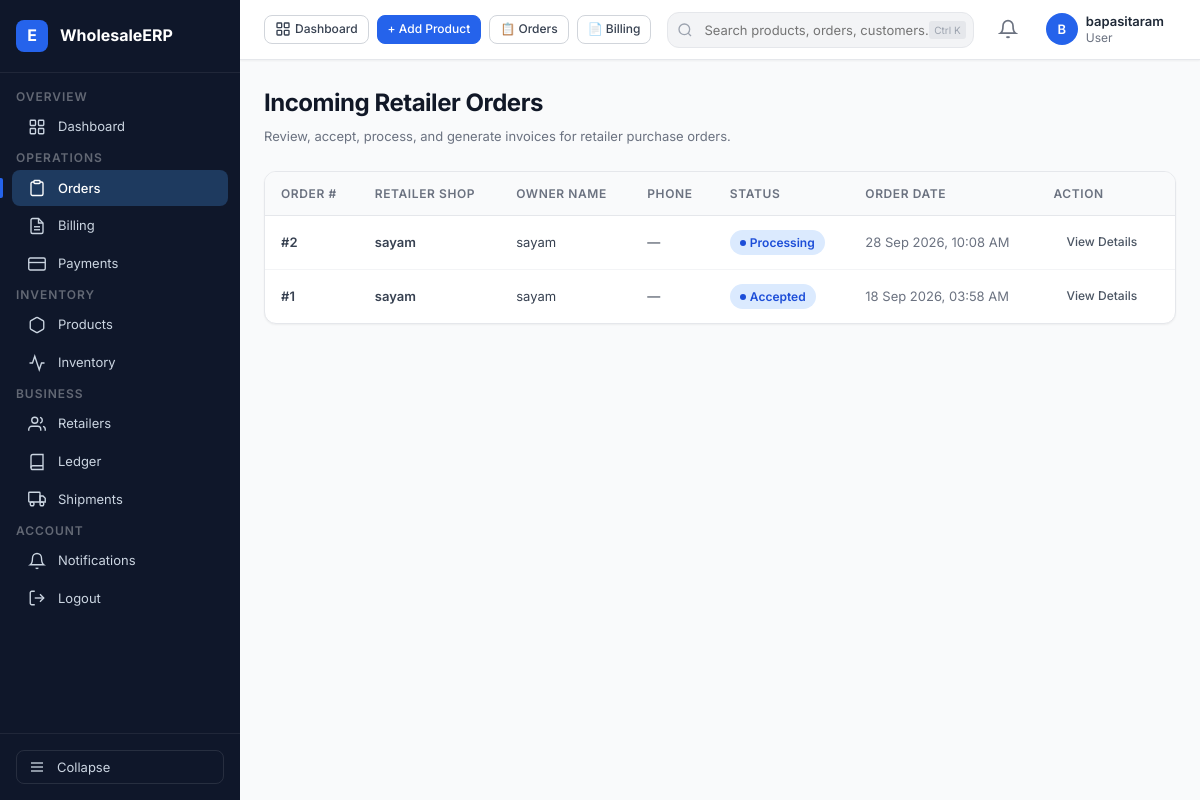
/orders/wholesaler/orders/ (signed in), run on the app's committed database.
### orders/models.py (models this page shows, shortened)
class Order(models.Model):
    STATUS_CHOICES = [
        ("PENDING","Pending"),
        ("ACCEPTED","Accepted"),
        ("WAITING_FOR_STOCK", "Waiting for Stock"),
        ("REJECTED","Rejected"),
        ("PROCESSING","Processing"),
        ("SHIPPED","Shipped"),
        ("DELIVERED","Delivered"),
        ("CANCELLED","Cancelled"),
    ]
    retailer = models.ForeignKey(
        RetailerProfile,
        on_delete=models.CASCADE,
        related_name="orders"
    )
    wholesaler = models.ForeignKey(
        WholesalerProfile,
        on_delete=models.CASCADE,
        related_name="orders"
    )
    status = models.CharField(
        max_length=30,
        choices = STATUS_CHOICES,
        default="PENDING"
    )
    order_date = models.DateTimeField(
        auto_now_add=True
    )
    notes = models.TextField(
        blank=True
    )

### accounts/models.py (models this page shows, shortened)
class RetailerProfile(models.Model):
    user = models.OneToOneField(
        User,
        on_delete=models.CASCADE,
        related_name="retailer_profile"
    )
    shop_name = models.CharField(max_length=200)
    owner_name = models.CharField(max_length=200)
    phone = models.CharField(max_length=15)
    gst_number = models.CharField(
        max_length=15,
        blank=True,
        null=True
    )
    address = models.TextField()
    city = models.CharField(max_length=100)
    state = models.CharField(max_length=100)
    pincode = models.CharField(max_length=10)
    created_at = models.DateTimeField(auto_now_add=True)

### orders/views.py (the view)
@login_required
def wholesaler_orders(request):
    wholesaler = request.user.wholesaler_profile
    orders = (
        Order.objects
        .filter(wholesaler = wholesaler)
        .select_related("retailer")
        .prefetch_related("items__product")
        .order_by("-order_date")
    )
    return render(
        request,
        "orders/wholesaler_orders.html",
        {
            "orders": orders
        }
    )

### templates/orders/wholesaler_orders.html (shortened to what this page needs)
{% extends 'base.html' %}
{% block content %}
<div class="page-header">
  <div class="page-header-left">
    <h1 class="page-title">Incoming Retailer Orders</h1>
    <p class="page-subtitle">Review, accept, process, and generate invoices for retailer purchase orders.</p>
  </div>
</div>
<div class="card">
  <div class="table-wrap">
    <table class="table">
      <thead>
        <tr>
          <th>Order #</th>
          <th>Retailer Shop</th>
          <th>Owner Name</th>
          <th>Phone</th>
          <th>Status</th>
          <th>Order Date</th>
          <th>Action</th>
        </tr>
      </thead>
      <tbody>
        {% for order in orders %}
        <tr class="table-row-link" data-href="{% url 'wholesaler_order_detail' order.id %}">
          <td class="text-bold">#{{ order.id }}</td>
          <td class="text-bold">{{ order.retailer.shop_name }}</td>
          <td>{{ order.retailer.owner_name }}</td>
          <td>{{ order.retailer.phone|default:"—" }}</td>
          <td>
            {% if order.status == 'PENDING' %}
              <span class="badge badge-amber">Pending</span>
            {% elif order.status == 'ACCEPTED' %}
              <span class="badge badge-blue">Accepted</span>
            {% elif order.status == 'PROCESSING' %}
              <span class="badge badge-blue">Processing</span>
            {% elif order.status == 'DELIVERED' %}
              <span class="badge badge-green">Delivered</span>
            {% elif order.status == 'REJECTED' %}
              <span class="badge badge-red">Rejected</span>
            {% elif order.status == 'WAITING_FOR_STOCK' %}
              <span class="badge badge-gray">Waiting Stock</span>
            {% else %}
              <span class="badge badge-gray">{{ order.get_status_display }}</span>
            {% endif %}
          </td>
          <td class="text-muted">{{ order.order_date|date:"d M Y, h:i A" }}</td>
          <td>
            <a href="{% url 'wholesaler_order_detail' order.id %}" class="btn btn-ghost btn-sm">View Details</a>
          </td>
        </tr>
        {% empty %}
        <tr>
          <td colspan="7" class="text-center text-muted" style="padding: 32px;">No incoming orders received yet</td>
        </tr>
        {% endfor %}
      </tbody>
    </table>
  </div>
</div>
{% endblock %}

### templates/base.html (shortened to what this page needs)
{% load static %}
<!DOCTYPE html>
<html lang="en">
<head>
  <link rel="stylesheet" href="{% static 'css/styles.css' %}">
</head>
<body>
<div class="app-shell">
  <aside class="sidebar" id="sidebar">
    <a href="{% url 'dashboard' %}" class="sidebar-logo" style="text-decoration: none;">
      <div class="logo-icon">E</div>
      <span class="logo-text">WholesaleERP</span>
    </a>
    <nav class="sidebar-nav">
      {% if request.user.is_authenticated %}
        {% if user_role == 'WHOLESALER' or request.user.wholesaler_profile %}
          <span class="nav-section-label">Overview</span>
          <a href="{% url 'dashboard' %}" class="nav-item" data-href="/accounts/dashboard/">
            <svg viewBox="0 0 24 24" fill="none" stroke="currentColor" stroke-width="1.8">
              <rect x="3" y="3" width="7" height="7" rx="1"/><rect x="14" y="3" width="7" height="7" rx="1"/>
              <rect x="3" y="14" width="7" height="7" rx="1"/><rect x="14" y="14" width="7" height="7" rx="1"/>
            </svg>
            <span class="nav-label">Dashboard</span>
          </a>
          <span class="nav-section-label">Operations</span>
          <a href="{% url 'wholesaler_orders' %}" class="nav-item" data-href="/orders/wholesaler/">
            <svg viewBox="0 0 24 24" fill="none" stroke="currentColor" stroke-width="1.8">
              <path d="M16 4h2a2 2 0 0 1 2 2v14a2 2 0 0 1-2 2H6a2 2 0 0 1-2-2V6a2 2 0 0 1 2-2h2"/>
              <path d="M15 2H9a1 1 0 0 0-1 1v2a1 1 0 0 0 1 1h6a1 1 0 0 0 1-1V3a1 1 0 0 0-1-1z"/>
            </svg>
            <span class="nav-label">Orders</span>
          </a>
          <a href="{% url 'invoice_list' %}" class="nav-item" data-href="/billing/">
            <svg viewBox="0 0 24 24" fill="none" stroke="currentColor" stroke-width="1.8">
              <path d="M14 2H6a2 2 0 0 0-2 2v16a2 2 0 0 0 2 2h12a2 2 0 0 0 2-2V8z"/>
              <polyline points="14 2 14 8 20 8"/>
              <line x1="16" y1="13" x2="8" y2="13"/><line x1="16" y1="17" x2="8" y2="17"/>
            </svg>
            <span class="nav-label">Billing</span>
          </a>
          <a href="{% url 'payment_list' %}" class="nav-item" data-href="/payments/">
            <svg viewBox="0 0 24 24" fill="none" stroke="currentColor" stroke-width="1.8">
              <rect x="1" y="4" width="22" height="16" rx="2" ry="2"/>
              <line x1="1" y1="10" x2="23" y2="10"/>
            </svg>
            <span class="nav-label">Payments</span>
          </a>
          <span class="nav-section-label">Inventory</span>
          <a href="{% url 'product_list' %}" class="nav-item" data-href="/products/">
            <svg viewBox="0 0 24 24" fill="none" stroke="currentColor" stroke-width="1.8">
              <path d="M21 16V8a2 2 0 0 0-1-1.73l-7-4a2 2 0 0 0-2 0l-7 4A2 2 0 0 0 3 8v8a2 2 0 0 0 1 1.73l7 4a2 2 0 0 0 2 0l7-4A2 2 0 0 0 21 16z"/>
            </svg>
            <span class="nav-label">Products</span>
          </a>
          <a href="{% url 'stock_list' %}" class="nav-item" data-href="/products/stock/">
            <svg viewBox="0 0 24 24" fill="none" stroke="currentColor" stroke-width="1.8">
              <polyline points="22 12 18 12 15 21 9 3 6 12 2 12"/>
            </svg>
            <span class="nav-label">Inventory</span>
          </a>
          <span class="nav-section-label">Business</span>
          <a href="{% url 'retailer_list' %}" class="nav-item" data-href="/accounts/retailers/">
            <svg viewBox="0 0 24 24" fill="none" stroke="currentColor" stroke-width="1.8">
              <path d="M17 21v-2a4 4 0 0 0-4-4H5a4 4 0 0 0-4 4v2"/>
              <circle cx="9" cy="7" r="4"/>
              <path d="M23 21v-2a4 4 0 0 0-3-3.87"/><path d="M16 3.13a4 4 0 0 1 0 7.75"/>
            </svg>
            <span class="nav-label">Retailers</span>
          </a>
          <a href="{% url 'payment_ledger' %}" class="nav-item">
            <svg viewBox="0 0 24 24" fill="none" stroke="currentColor" stroke-width="1.8">
              <path d="M4 19.5A2.5 2.5 0 0 1 6.5 17H20"/><path d="M6.5 2H20v20H6.5A2.5 2.5 0 0 1 4 19.5v-15A2.5 2.5 0 0 1 6.5 2z"/>
            </svg>
            <span class="nav-label">Ledger</span>
          </a>
          <a href="{% url 'shipment_list' %}" class="nav-item">
            <svg viewBox="0 0 24 24" fill="none" stroke="currentColor" stroke-width="1.8">
              <rect x="1" y="3" width="15" height="13" rx="1"/>
              <path d="M16 8h4l3 3v5h-7V8z"/><circle cx="5.5" cy="18.5" r="2.5"/><circle cx="18.5" cy="18.5" r="2.5"/>
            </svg>
            <span class="nav-label">Shipments</span>
          </a>
        {% endif %}
        <span class="nav-section-label">Account</span>
        <a href="{% url 'notifications' %}" class="nav-item">
          <svg viewBox="0 0 24 24" fill="none" stroke="currentColor" stroke-width="1.8">
            <path d="M18 8A6 6 0 0 0 6 8c0 7-3 9-3 9h18s-3-2-3-9"/><path d="M13.73 21a2 2 0 0 1-3.46 0"/>
          </svg>
          <span class="nav-label">Notifications</span>
        </a>
        <a href="{% url 'logout' %}" class="nav-item" data-href="/logout/" data-confirm="Are you sure you want to logout?">
          <svg viewBox="0 0 24 24" fill="none" stroke="currentColor" stroke-width="1.8">
            <path d="M9 21H5a2 2 0 0 1-2-2V5a2 2 0 0 1 2-2h4"/>
            <polyline points="16 17 21 12 16 7"/><line x1="21" y1="12" x2="9" y2="12"/>
          </svg>
          <span class="nav-label">Logout</span>
        </a>
      {% endif %}
    </nav>
    <div class="sidebar-footer">
      <button class="sidebar-toggle-btn" id="sidebarToggleBtn" title="Collapse sidebar">
        <svg viewBox="0 0 24 24" width="16" height="16" fill="none" stroke="currentColor" stroke-width="2">
          <line x1="3" y1="12" x2="21" y2="12"/><line x1="3" y1="6" x2="21" y2="6"/><line x1="3" y1="18" x2="21" y2="18"/>
        </svg>
        <span>Collapse</span>
      </button>
    </div>
  </aside>
  <div class="main-area" id="mainArea">
    <header class="topbar">
      <div class="topbar-quick-actions" style="display: flex; align-items: center; gap: 8px;">
        <a href="{% url 'dashboard' %}" class="btn btn-secondary btn-sm" style="font-size: 12px; padding: 5px 10px; display: flex; align-items: center; gap: 4px;">
          <svg viewBox="0 0 24 24" width="14" height="14" fill="none" stroke="currentColor" stroke-width="2"><rect x="3" y="3" width="7" height="7" rx="1"/><rect x="14" y="3" width="7" height="7" rx="1"/><rect x="3" y="14" width="7" height="7" rx="1"/><rect x="14" y="14" width="7" height="7" rx="1"/></svg>
          Dashboard
        </a>
        {% if request.user.retailer_profile or user_role == 'RETAILER' %}
          <a href="{% url 'create_customer_invoice' %}" class="btn btn-primary btn-sm" style="background: linear-gradient(135deg, #10b981 0%, #059669 100%); border: none; font-weight: 600; padding: 5px 12px; gap: 6px; font-size: 12px;">
            <svg viewBox="0 0 24 24" fill="none" stroke="currentColor" stroke-width="2" width="14" height="14"><line x1="12" y1="5" x2="12" y2="19"/><line x1="5" y1="12" x2="19" y2="12"/></svg>
            ⚡ Create Bill (POS)
          </a>
          <a href="{% url 'retailer_orders' %}" class="btn btn-secondary btn-sm" style="font-size: 12px; padding: 5px 10px;">
            🛒 Orders
          </a>
          <a href="{% url 'customer_invoices' %}" class="btn btn-secondary btn-sm" style="font-size: 12px; padding: 5px 10px;">
            📄 Sales Bills
          </a>
        {% elif request.user.wholesaler_profile or user_role == 'WHOLESALER' %}
          <a href="{% url 'product_list' %}" class="btn btn-primary btn-sm" style="font-size: 12px; padding: 5px 10px;">
            + Add Product
          </a>
          <a href="{% url 'wholesaler_orders' %}" class="btn btn-secondary btn-sm" style="font-size: 12px; padding: 5px 10px;">
            📋 Orders
          </a>
          <a href="{% url 'invoice_list' %}" class="btn btn-secondary btn-sm" style="font-size: 12px; padding: 5px 10px;">
            📄 Billing
          </a>
        {% endif %}
      </div>
      <div class="topbar-search">
        <svg class="search-icon" viewBox="0 0 24 24" fill="none" stroke="currentColor" stroke-width="2">
          <circle cx="11" cy="11" r="8"/><line x1="21" y1="21" x2="16.65" y2="16.65"/>
        </svg>
        <input type="text" placeholder="Search products, orders, customers..." aria-label="Global search">
        <span class="search-shortcut">Ctrl K</span>
      </div>
      <div class="topbar-actions">
        <div style="position:relative;">
          <button class="topbar-icon-btn" id="notifBtn" aria-label="Notifications">
            <svg viewBox="0 0 24 24" width="20" height="20" fill="none" stroke="currentColor" stroke-width="2">
              <path d="M18 8A6 6 0 0 0 6 8c0 7-3 9-3 9h18s-3-2-3-9"/>
              <path d="M13.73 21a2 2 0 0 1-3.46 0"/>
            </svg>
          </button>
        </div>
        <div class="topbar-user">
          <div class="avatar">
            {{ request.user.first_name|first|default:request.user.username|first|upper }}
          </div>
          <div class="user-info">
            <div class="user-name">
              {% if request.user.first_name %}{{ request.user.get_full_name }}{% else %}{{ request.user.username }}{% endif %}
            </div>
            <div class="user-role">{{ user_role|default:"User"|title }}</div>
          </div>
        </div>
      </div>
    </header>
    <main class="page-content">
      {% block content %}{% endblock %}
    </main>
  </div>
</div>
</body>
</html>

### data on the page
Order: id "2", retailer.shop_name "sayam", retailer.owner_name "sayam", retailer.phone "—", status "Processing", order_date "28 Sep 2026, 10:08 AM"
Order: id "1", retailer.shop_name "sayam", retailer.owner_name "sayam", retailer.phone "—", status "Accepted", order_date "18 Sep 2026, 03:58 AM"

### other printed values
{{ request.user.username }} "bapasitaram"
{{ user_role|default:"User"|title }} "User"
